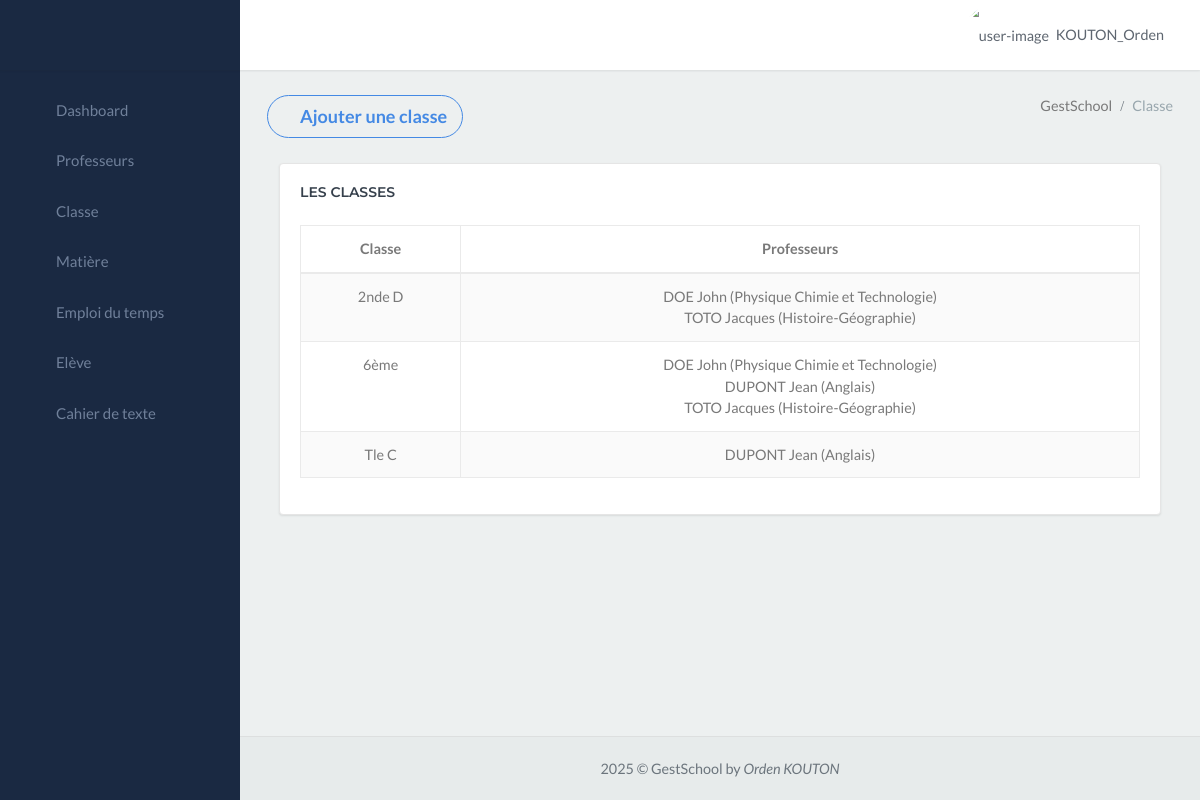
The app's page /gestschool_app/classe/ (signed in) with its own data.
### gestschool_app/models.py (models this page shows, shortened)
class CustomUser(AbstractUser):
    ROLE_CHOICES = (
        ('Choississez un rôle', 'Choississez un rôle'),
        ('Censeur', 'Censeur'),
        ('Surveillant', 'Surveillant'),
        ('Secrétaire', 'Secrétaire'),
        ('Professeur', 'Professeur'),
        ('Comptable', 'Comptable'),
        ('superadmin', 'superadmin'),
    )
    role = models.CharField(max_length=20, choices=ROLE_CHOICES, default='Personnel')
    groups = models.ManyToManyField(
        'auth.Group',
        verbose_name='groups',
        blank=True,
        help_text='The groups this user belongs to. A user will get all permissions granted to each of their groups.',
        related_name="customuser_set",  # Ajout de related_name
        related_query_name="user",
    )
    user_permissions = models.ManyToManyField(
        'auth.Permission',
        verbose_name='user permissions',
        blank=True,
        help_text='Specific permissions for this user.',
        related_name="customuser_permissions_set", # Ajout de related_name
        related_query_name="user",
    )

class Classe_exist(models.Model):
    fusion = models.CharField(max_length=80)

class Professeur(models.Model):
    user = models.OneToOneField(settings.AUTH_USER_MODEL, on_delete=models.CASCADE, null=True, blank=True)
    nom = models.CharField(max_length=80)
    prenom = models.CharField(max_length=100)
    role = models.CharField(max_length=100)
    contact = models.CharField(max_length=100)
    email = models.CharField(max_length=100)
    matiere = models.ForeignKey(Matiere, on_delete=models.CASCADE)
    annee_scolaire = models.ForeignKey(AnneeScolaire, on_delete=models.SET_NULL, null=True, blank=True)

class Matiere(models.Model):
    nom = models.CharField(max_length=80)
    sigle = models.CharField(max_length=50)

### gestschool_app/views.py (the view)
# urls.py: path('classe/', views.classe, name='classe'),
@login_required
def classe(request):
    classes = Classe_exist.objects.all()
    classes_professeurs = []
    for classe in classes:
        professeurs = Professeur_Classe.objects.filter(classe=classe)
        classes_professeurs.append({
            'classe': classe,
            'professeurs': [{'professeur': professeur.professeur, 'matiere': professeur.matiere} for professeur in professeurs]
        })
    return render(request, 'autre/classe.html', {'classes_professeurs': classes_professeurs})

### gestschool_app/templates/autre/classe.html (shortened to what this page needs)
{% extends "menu.html" %}
{% block content %}
<div class="content-page">
    <div class="content">
        <div class="container-fluid">
            <div class="row">
                <div class="col-12">
                    <div class="page-title-box">
                        <button type="button"
                            class="page-title btn btn-outline-success btn-rounded waves-effect width-md waves-light"
                            data-toggle="modal" data-target=".bs-example-modal-lg">
                            <i class="ion ion-md-add-circle"></i>
                            Ajouter une classe
                        </button>
                        <div class="page-title-right">
                            <ol class="breadcrumb p-0 m-0">
                                <li class="breadcrumb-item active">GestSchool</li>
                                <li class="breadcrumb-item"><a>Classe</a></li>
                            </ol>
                        </div>
                        <div class="clearfix"></div>
                    </div>
                </div>
            </div>
            <div class="container-fluid">
                <div class="row">
                    <div class="col-lg-12">
                        <div class="card">
                            <div class="card-body">
                                <h4 class="header-title mb-4">Les Classes</h4>
                                <div class="table-responsive">
                                    <table id="datatable-buttons"
                                        class="table table-striped table-bordered dt-responsive nowrap"
                                        style="border-collapse: collapse; border-spacing: 0; width: 100%;">
                                        <thead>
                                            <tr>
                                                <th style="text-align: center;">Classe</th>
                                                <th style="text-align: center;">Professeurs</th>
                                            </tr>
                                        </thead>
                                        <tbody>
                                            {% for classe_professeurs in classes_professeurs %}
                                                <tr style="text-align: center;">
                                                    <td>{{ classe_professeurs.classe.fusion }}</td>
                                                    <td>
                                                        {% for prof_matiere in classe_professeurs.professeurs %}
                                                            {{ prof_matiere.professeur.nom }} {{ prof_matiere.professeur.prenom }} ({{ prof_matiere.matiere.nom }}){% if not forloop.last %} <br> {% endif %}
                                                        {% empty %}
                                                            Aucun professeur attribué
                                                        {% endfor %}
                                                    </td>
                                                </tr>
                                            {% empty %}
                                                <tr>
                                                    <td colspan="2" style="text-align: center; color: red; font-style: italic;">Aucune classe enregistrée</td>
                                                </tr>
                                            {% endfor %}
                                        </tbody>
                                    </table>
                                </div>
                            </div>
                        </div>
                    </div>
                </div>
            </div>
        </div>
    </div>
</div>
{% endblock %}

### gestschool_app/templates/menu.html (shortened to what this page needs)
{% load custom_filters %}
<!DOCTYPE html>
<html lang="en">
<head>
    <link href="/static/libs/sweetalert2/sweetalert2.min.css" rel="stylesheet" type="text/css">
    <link href="/static/libs/datatables/dataTables.bootstrap4.min.css" rel="stylesheet" type="text/css">
    <link href="/static/libs/datatables/buttons.bootstrap4.min.css" rel="stylesheet" type="text/css">
    <link href="/static/libs/datatables/responsive.bootstrap4.min.css" rel="stylesheet" type="text/css">
    <link href="/static/libs/datatables/select.bootstrap4.min.css" rel="stylesheet" type="text/css">
    <link href="/static/css/bootstrap.min.css" rel="stylesheet" type="text/css" id="bootstrap-stylesheet">
    <link href="/static/css/icons.min.css" rel="stylesheet" type="text/css">
    <link href="/static/css/app.min.css" rel="stylesheet" type="text/css" id="app-stylesheet">
</head>
<body>
    <div id="wrapper">
        <div class="navbar-custom">
            <ul class="list-unstyled topnav-menu float-right mb-0">
                <li class="dropdown notification-list">
                    <a class="nav-link dropdown-toggle nav-user mr-0 waves-effect" data-toggle="dropdown" href="#"
                        role="button" aria-haspopup="false" aria-expanded="false">
                        <img src="/static/images/utilisateur-de-profil.png" alt="user-image" class="rounded-circle">
                        <span class="pro-user-name ml-1">
                            {{user.username}} <i class="mdi mdi-chevron-down"></i>
                        </span>
                    </a>
                </li>
            </ul>
            <div class="logo-box">
                <a class="logo text-center logo-light">
                    <span class="logo-lg">
                    </span>
                </a>
            </div>
            <ul class="list-unstyled topnav-menu topnav-menu-left m-0">
                <li>
                    <button class="button-menu-mobile waves-effect">
                        <i class="mdi mdi-menu"></i>
                    </button>
                </li>
            </ul>
        </div>
        <div class="left-side-menu">
            <div class="slimscroll-menu">
                <div id="sidebar-menu">
                    <ul class="metismenu" id="side-menu">
                        {% if user.role == "Censeur" %}
                            <li>
                                <a href="{% url 'index' %}" class="waves-effect">
                                    <i class="ion-md-speedometer"></i>
                                    <span> Dashboard </span>
                                </a>
                            </li>
                            <li>
                                <a href="{% url 'professeur' %}" class="waves-effect">
                                    <i class="mdi mdi-account-outline"></i>
                                    <span> Professeurs </span>
                                </a>
                            </li>
                            <li>
                                <a href="{% url 'classe' %}" class="waves-effect">
                                    <i class="ion-md-home"></i>
                                    <span> Classe </span>
                                </a>
                            </li>
                            <li>
                                <a href="{% url 'matiere' %}" class="waves-effect">
                                    <i class="ion-md-flask"></i>
                                    <span> Matière </span>
                                </a>
                            </li>
                            <li>
                                <a href="{% url 'emploi' %}" class="waves-effect">
                                    <i class="ion ion-ios-calendar"></i>
                                    <span> Emploi du temps </span>
                                </a>
                            </li>
                            <li>
                                <a href="{% url 'eleve' %}" class="waves-effect">
                                    <i class="ion-ios-contacts"></i>
                                    <span> Elève </span>
                                </a>
                            </li>
                            <li>
                                <a href="{% url 'visualisation_cahier_texte' %}" class="waves-effect">
                                    <i class="ion ion-ios-book"></i>
                                    <span> Cahier de texte </span>
                                </a>
                            </li>
                        {% endif %}
                    </ul>
                </div>
            </div>
        </div>
        {% block content %}
        {% endblock %}
         <footer class="footer">
            <div class="container-fluid">
                <div class="row">
                    <div class="col-md-12">
                        2025 &copy; GestSchool by <em>Orden KOUTON</em>
                    </div>
                </div>
            </div>
        </footer>
    </div>
</body>
</html>

### records on screen
CustomUser: username "KOUTON_Orden"
Classe_exist: classe.fusion "2nde D"
Professeur: professeur.nom "DOE", professeur.prenom "John", matiere.nom "Physique Chimie et Technologie"
Professeur: professeur.nom "TOTO", professeur.prenom "Jacques", matiere.nom "Histoire-Géographie"
Classe_exist: classe.fusion "6ème"
Professeur: professeur.nom "DUPONT", professeur.prenom "Jean", matiere.nom "Anglais"
Classe_exist: classe.fusion "Tle C"
